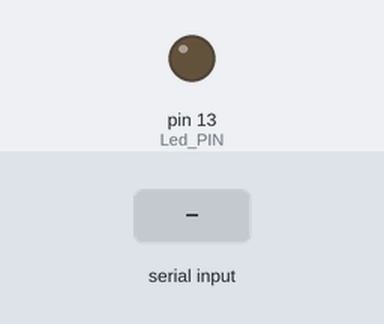
Recording of a sketch running on a simulated Arduino Uno, built with avr-gcc and run on an emulated ATmega328P. On the bench: output pins drawn as LEDs (lit = HIGH). Inputs (shaded band) come from the test bench.

Above: at 1.2 s.
1.3 s: "90,45\n" received over Serial
At 3.3 s:
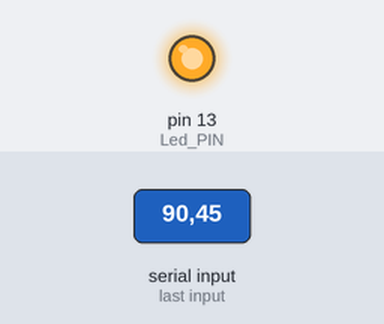
3.8 s: "0\n" received over Serial
At 5.2 s:
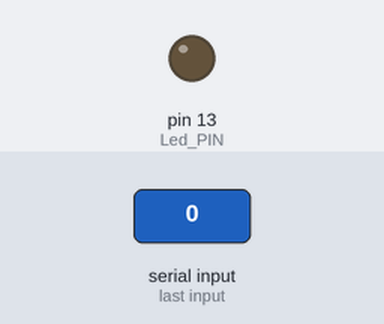
6.3 s: "30,150\n" received over Serial
At 8.3 s:
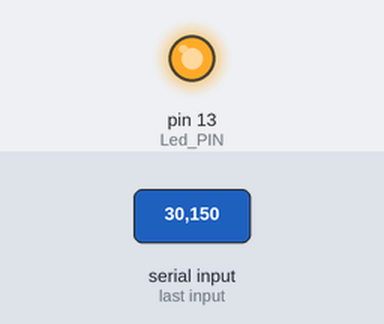
Timing chart, 0 to 9.8 s (numbered marks = the images above; inputs shaded):
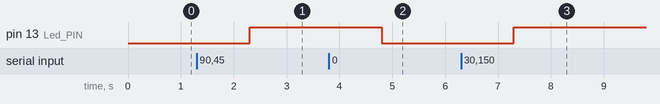

Measured:
- after the input at 1.3 s, pin 13 (Led_PIN): LOW → HIGH after 1.0 s
- after the input at 3.8 s, pin 13 (Led_PIN): HIGH → LOW after 1.0 s
- after the input at 6.3 s, pin 13 (Led_PIN): LOW → HIGH after 1.0 s

The sketch:

turn_on_and_off_led.ino
```cpp
#define Led_PIN 13

void setup() {
  Serial.begin(115200);
  pinMode(Led_PIN, OUTPUT);
  digitalWrite(Led_PIN, LOW);
}

void loop() {
  if (Serial.available()) {
    int x = Serial.readString().toInt();

    if (x == 0) {
      digitalWrite(Led_PIN, LOW);
    } else {
      digitalWrite(Led_PIN, HIGH);
    }
  }
}
```
